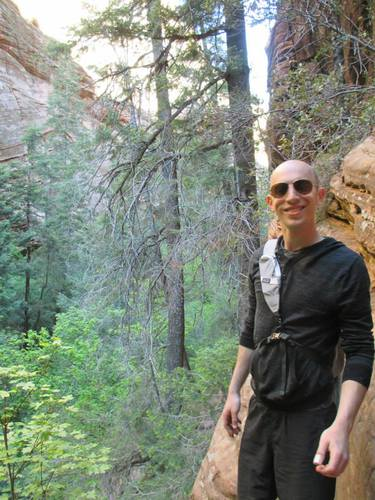
#> input picture Month2-ImageClassification/face_detection/images/adrian_zion.jpg, 375 x 500 px
$ python detect_faces.py --face haarcascade_frontalface_default.xml --image images/adrian_zion.jpg
#> lines starting #> are read from the running program, lines starting #| are printed output that depends on the picture
# USAGE
# python detect_faces.py --face cascades/haarcascade_frontalface_default.xml --image images/obama.png

# import the necessary packages
import argparse
import cv2

# construct the argument parse and parse the arguments
ap = argparse.ArgumentParser()
ap.add_argument("-f", "--face", required=True, help="Path to where the face cascade resides")
ap.add_argument("-i", "--image", required=True, help="Path to where the image file resides")
args = vars(ap.parse_args())

# load the image and convert it to grayscale
image = cv2.imread(args["image"])
#> image is the input picture: shape (500, 375, 3); mean B, G, R 121.5, 135, 127.1
gray = cv2.cvtColor(image, cv2.COLOR_BGR2GRAY)
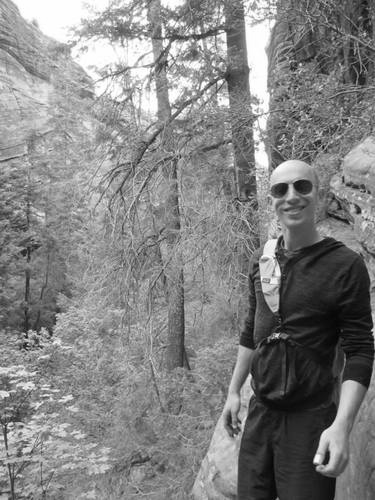
#> gray: shape (500, 375); min 1, max 255, mean 131.1

# load the face detector and detect faces in the image
detector = cv2.CascadeClassifier(args["face"])
faceRects = detector.detectMultiScale(gray, scaleFactor=1.8, minNeighbors=5,
	minSize=(30, 30), flags = cv2.CASCADE_SCALE_IMAGE)
#> faceRects = ()
print("I found %d face(s)" % (len(faceRects)))
#| I found 0 face(s)

# loop over the faces and draw a rectangle around each
for (x, y, w, h) in faceRects:
	cv2.rectangle(image, (x, y), (x + w, y + h), (0, 255, 0), 2)
#> this loop made 0 passes

# show the detected faces
cv2.imshow("Faces", image)
cv2.waitKey(0)

$ run again, on Month2-ImageClassification/face_detection/images/messi.png
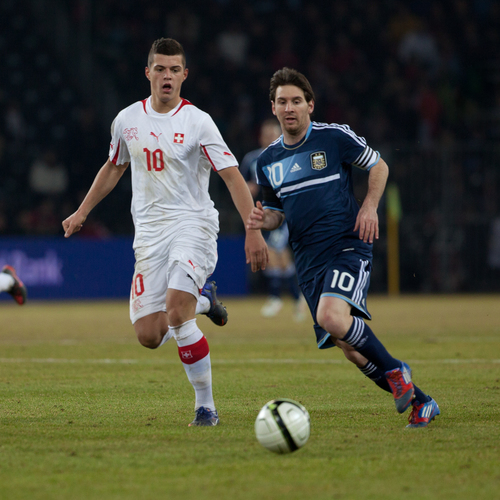
#> input picture Month2-ImageClassification/face_detection/images/messi.png, 500 x 500 px
#> image is the input picture: shape (500, 500, 3); mean B, G, R 58.7, 75.7, 74.3
#> `gray = cv2.cvtColor(image, cv2.COLOR_BGR2GRAY)`:
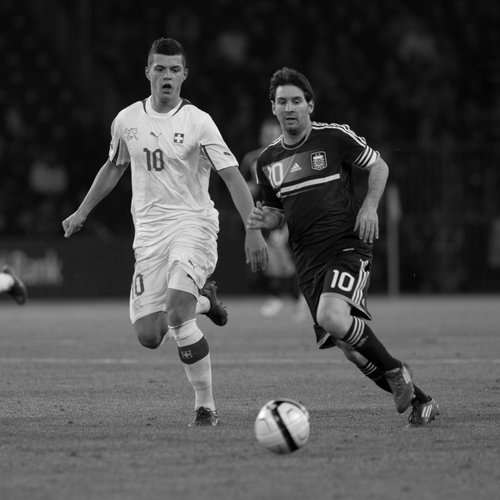
#> gray: shape (500, 500); min 0, max 255, mean 73.3
#> faceRects = ()
#| I found 0 face(s)
